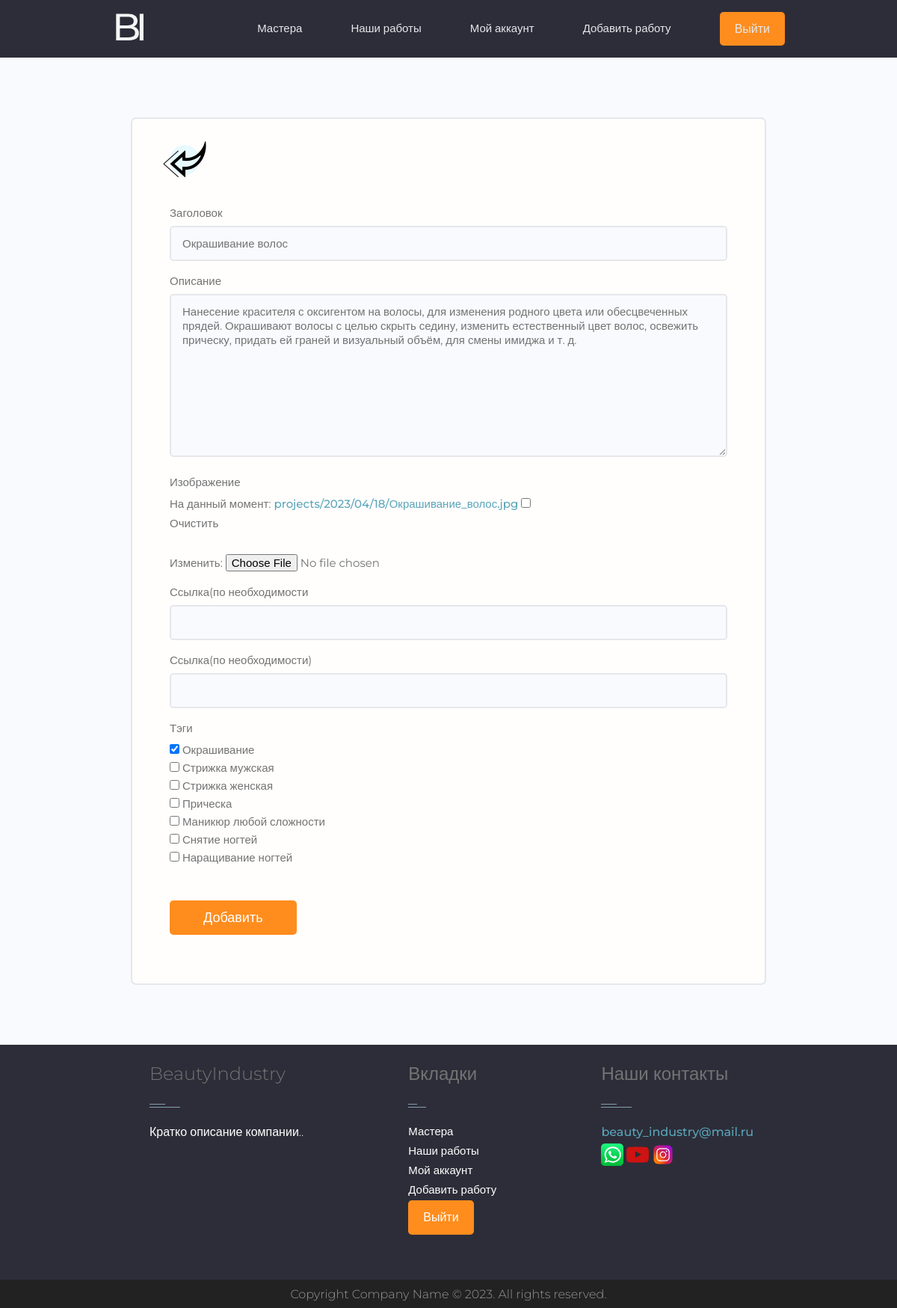
The page /projects/update-project/1/ (signed in) on the database its author committed.
### projects/models.py (models this page shows, shortened)
class Project(models.Model):
    owner = models.ForeignKey(Profile, on_delete=models.SET_NULL, null=True, blank=True)
    title = models.CharField(max_length=200, verbose_name='Заголовок')
    description = models.TextField(null=True, blank=True, verbose_name='Описание')
    featured_image = models.ImageField(null=True, blank=True, upload_to='projects/%Y/%m/%d/', default='default.jpg',
                                       verbose_name='Изображение')
    demo_link = models.CharField(max_length=2000, null=True, blank=True, verbose_name='Ссылка(по необходимости')
    source_link = models.CharField(max_length=2000, null=True, blank=True, verbose_name='Ссылка(по необходимости)')
    tags = models.ManyToManyField('Tag', blank=True, verbose_name='Тэги')

### projects/views.py (the view, shortened to what this page needs)
# urls.py: path('update-project/<str:pk>/', views.update_project, name='update-project'),
@login_required(login_url='login')
def update_project(request, pk):
    profile = request.user.profile
    project = profile.project_set.get(id=pk)
    form = ProjectForm(instance=project)
    context = {'form': form, 'project': project}
    return render(request, 'projects/form-template.html', context)

### projects/forms.py
class ProjectForm(ModelForm):  # наследуемся от встроенного модуля ModelForm
    class Meta:
        model = Project  # обязательные переменные
        fields = ['title', 'description', 'featured_image', 'demo_link', 'source_link',
                  'tags']  # Вывод конкретных полей
        widgets = {
            'tags': forms.CheckboxSelectMultiple()  # выбор тегов чек-бокс
        }
    def __init__(self, *args, **kwargs):
        super().__init__(*args, **kwargs)
        for name, field in self.fields.items():
            field.widget.attrs.update({'class': 'input'})

### projects/models.py (called while the page is built)
    def __str__(self):
        return self.name

### projects/templates/projects/form-template.html (shortened to what this page needs)
{% extends 'projects/base.html' %}
{% block content %}
{% load static %}
    <main class="formPage my-xl">
        <div class="content-box">
            <div class="formWrapper">
                <a class="backButton" href="{% url 'account' %}"><img src="{% static 'images/left.png'%}" alt="left"></a>
                <br>
                <form class="form" method="POST" enctype="multipart/form-data">
                    {% for field in form %}
                    <div class="form__field">
                        <label for="formInput#text">{{ field.label }} </label>
                        {{ field }}
                    </div>
                    {% endfor %}
                    <input class="btn btn--sub btn--lg  my-md" type="submit" value="Добавить" />
                </form>
            </div>
        </div>
    </main>
{% endblock %}

### projects/static/styles/app.css (style rules this page uses)
:root { --color-sub: #2d2d39; }
.btn--sub { background-color: var(--color-sub-light); }
.content-box { width: 95%; max-width: 85rem; margin: 0 auto; }
.backButton { background: var(--color-main-light); color: var(--color-main); width: 4rem; height: 4rem; display: flex; align-items: center; justify-content: center; border-radius: 50%; }
.formPage .formWrapper { list-style: none; background: var(--color-white); padding: 3.5rem 5rem; border: 2px solid var(--color-light); border-radius: 0.7rem; }

### projects/static/styles/footer.css (style rules this page uses)
.btn { background-color: #ff8d1e; color:#fff; }

### projects/static/uikit/styles/modules/_variables.css (style rules this page uses)
:root { --color-main: #5aa5b9; --color-main-light: #e6faff; --color-sub: #3f4156; --color-sub-light: #51546e; --color-sub-lighter: #ededfd; --color-text: #737373; --color-gray: #8b8b8b; --color-light: #e5e7eb; --color-light-gray: #767676; --color-bg: #f8fafd; --color-white: #fffefd; --color-white-light: #f3f3f3; --color-success: #359e64; --color-success-bg: #def8e8; --color-error: #fc4b0b; --color-error-bg: #fff2ee; --font-base: 'Poppins', arial, helvetica, 'Segoe UI', roboto, ubuntu, sans-serif; --font-monospace: 'Fira Code', 'Courier New', courier, monospace; --font-regular: 300; --font-medium: 500; --font-bold: 700; --generic-shadow: 1px 1px 5px #00000010; --generic-transition: all 0.3s ease-in-out; }

### projects/static/uikit/styles/modules/_base.css (style rules this page uses)
* { margin: 0; padding: 0; box-sizing: border-box; text-rendering: optimizeLegibility; color: inherit; font-size: inherit; }
html { font-size: 50%; }
@media only screen and (min-width: 480px) { html { font-size: 56.25%; } }
@media only screen and (min-width: 1200px) { html { font-size: 62.5%; } }
body { line-height: 1.6; font-weight: 400; font-size: 1.5rem; color: var(--color-text); background-color: var(--color-bg); min-height: 100vh; }

### projects/static/uikit/styles/modules/_typography.css (style rules this page uses)
* { font-family:'Montserrat', sans-serif; }
a { padding-bottom: 2px; text-decoration: none; display: inline-block; color: var(--color-main); font-weight: var(--font-medium); }

### projects/static/uikit/styles/modules/_utilities.css (style rules this page uses)
.my-md { margin: 3rem auto; }
.my-xl { margin: 8rem auto; }

### projects/static/uikit/styles/modules/_button.css (style rules this page uses)
.btn { display: inline-block; position: relative; cursor: pointer; background-color: var(--color-light); font-weight: var(--font-medium); color: var(--color-sub); text-decoration: none; padding: 1rem 2rem; border-radius: 0.5rem; border: none; width: -webkit-fit-content; width: -moz-fit-content; width: fit-content; height: -webkit-fit-content; height: -moz-fit-content; height: fit-content; font-size: 1.6rem; outline-width: 0; outline-color: transparent; -webkit-backface-visibility: hidden; backface-visibility: hidden; transition: all 0.3s ease-in-out; }
.btn--sub { background-color: var(--color-sub); color: var(--color-white); }
.btn--lg { font-size: 1.8rem; padding: 1.2rem 4.5rem; }

### projects/static/uikit/styles/modules/_form.css (style rules this page uses)
.form { display: block; }
.form__field { margin-top: 1.5rem; margin-bottom: 1.5rem; }
.form__label, .form__field > label { display: block; margin-bottom: 0.5rem; color: var(--color-text); }
input.input[type='text'], input.input[type='email'], input.input[type='password'], input.input[type='number'], textarea.input { min-width: 24rem; width: 100%; padding: 1.2rem 1.5rem; border-radius: 0.5rem; border: 2px solid var(--color-light); transition: all 0.3s ease-in-out; background-color: var(--color-bg); }

### rows shown on the page
Project: form "Окрашивание волос" "Нанесение красителя с оксигентом на волосы, для изменения родного цвета или обесцвеченных прядей. Окрашивают волосы с целью скрыть седину, изменить естественный цвет волос, освежить прическу, придать ей граней и визуальный объём, для смены имиджа и т. д."

### other values the page prints
{{ field.label }} "Заголовок" "Описание" "Изображение" "Ссылка(по необходимости" "Ссылка(по необходимости)" "Тэги"
